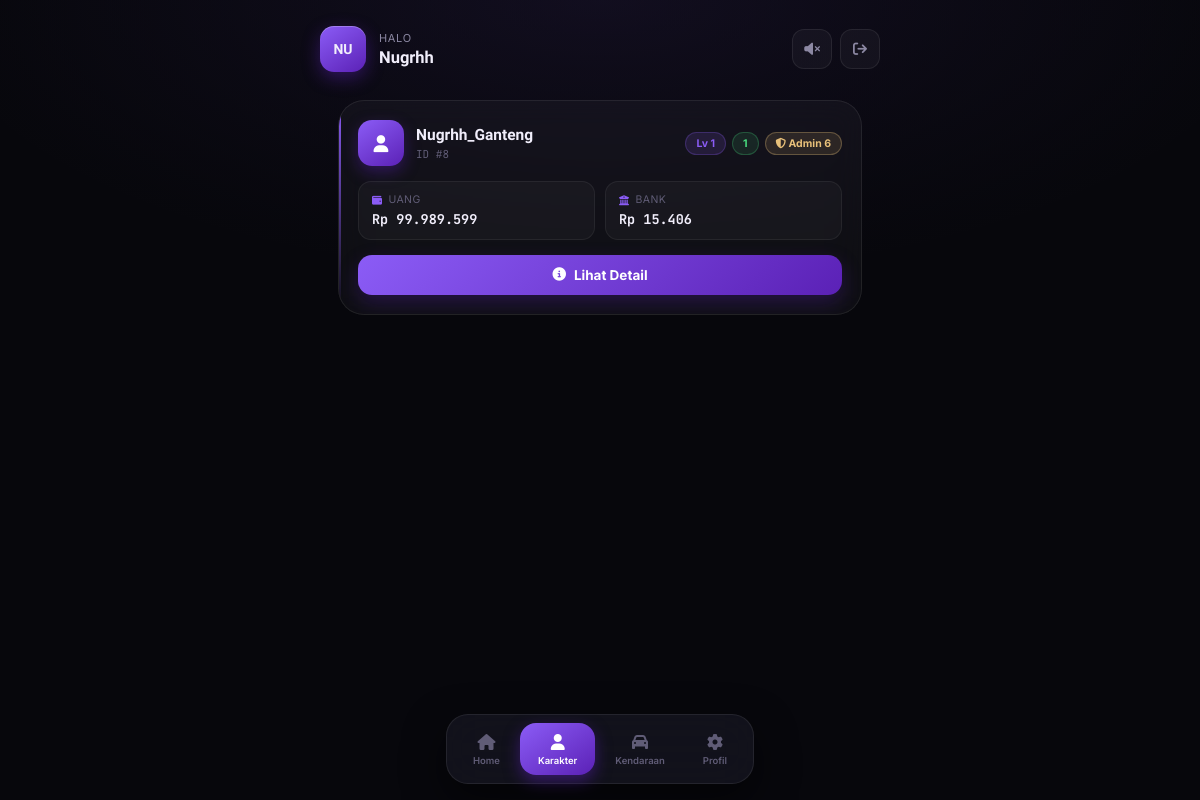
Page /characters.php?error=not_found (signed in) on the committed database.
### tables this page shows
CREATE TABLE `player_characters` (
  `pID` int(11) NOT NULL,
  `Char_RegisterDate` varchar(30) NOT NULL DEFAULT '',
  `Char_LastLogin` varchar(30) NOT NULL DEFAULT '',
  `Char_IP` varchar(24) NOT NULL DEFAULT '',
  `Char_SSN` bigint(32) UNSIGNED NOT NULL DEFAULT 0,
  `Char_Name` varchar(64) NOT NULL,
  `Char_AdminName` varchar(24) NOT NULL,
  `Char_DonatorTag` varchar(128) NOT NULL DEFAULT '',
  `Char_Admin` tinyint(3) UNSIGNED NOT NULL DEFAULT 0,
  `Char_Apprentice` tinyint(3) UNSIGNED NOT NULL DEFAULT 0,
  `Char_Steward` tinyint(3) UNSIGNED NOT NULL DEFAULT 0,
  `Char_StewTime` bigint(20) UNSIGNED NOT NULL DEFAULT 0,
  `Char_VIP` tinyint(3) UNSIGNED NOT NULL DEFAULT 0,
  `Char_VIPTime` bigint(32) UNSIGNED NOT NULL DEFAULT 0,
  `Char_Money` bigint(32) NOT NULL DEFAULT 0,
  `Char_DirtyMoney` bigint(32) UNSIGNED NOT NULL DEFAULT 0,
  `Char_BankMoney` bigint(32) NOT NULL DEFAULT 0,
  `Char_SlipSalary` bigint(32) NOT NULL DEFAULT 0,
  `Char_BankNumber` int(10) UNSIGNED NOT NULL DEFAULT 0,
  `Char_WaterInBucket` int(10) UNSIGNED NOT NULL DEFAULT 0,
  `Char_CasinoChip` bigint(32) UNSIGNED NOT NULL DEFAULT 0,
  `Char_PosX` float NOT NULL DEFAULT 0,
  `Char_PosY` float NOT NULL DEFAULT 0,
  `Char_PosZ` float NOT NULL DEFAULT 0,
  `Char_Health` float NOT NULL DEFAULT 100,
  `Char_Armor` float NOT NULL DEFAULT 0,
  `Char_WID` int(10) UNSIGNED NOT NULL DEFAULT 0,
  `Char_IntID` int(10) UNSIGNED NOT NULL DEFAULT 0,
  `Char_Birthday` varchar(50) NOT NULL DEFAULT '0',
  `Char_Origin` varchar(64) NOT NULL DEFAULT 'None',
  `Char_Gender` tinyint(3) UNSIGNED NOT NULL DEFAULT 0,
  `Char_BodyHeight` smallint(5) UNSIGNED NOT NULL DEFAULT 0,
  `Char_BodyWeight` smallint(5) UNSIGNED NOT NULL DEFAULT 0,
  `Char_Skin` mediumint(8) UNSIGNED NOT NULL DEFAULT 250,
  `Char_Level` int(10) UNSIGNED NOT NULL DEFAULT 0,
  `Char_Uniform` mediumint(8) UNSIGNED NOT NULL DEFAULT 0,
  `Char_Job` int(11) UNSIGNED NOT NULL DEFAULT 0,
  `Char_InDoor` mediumint(9) NOT NULL DEFAULT -1,
  `Char_InHouse` mediumint(9) NOT NULL DEFAULT -1,
  `Char_InBiz` mediumint(9) NOT NULL DEFAULT -1,
  `Char_InRusun` mediumint(9) NOT NULL DEFAULT -1,
  `Char_Hunger` smallint(6) NOT NULL DEFAULT 100,
  `Char_Thirst` smallint(6) NOT NULL DEFAULT 100,
  `Char_Stress` smallint(6) NOT NULL DEFAULT 0,
  `Char_Faction` tinyint(3) UNSIGNED NOT NULL DEFAULT 0,
  `Char_FactionRank` int(10) UNSIGNED NOT NULL DEFAULT 0,
  `Char_Badge` int(10) UNSIGNED NOT NULL DEFAULT 0,
  `Char_OnDuty` tinyint(3) UNSIGNED NOT NULL DEFAULT 0,
  `Char_UsingUniform` tinyint(3) UNSIGNED NOT NULL DEFAULT 0,
  `Char_UsingPoliceVest` mediumint(8) UNSIGNED NOT NULL DEFAULT 0,
  `Char_Family` tinyint(4) NOT NULL DEFAULT -1,
  `Char_FamilyRank` int(10) UNSIGNED NOT NULL DEFAULT 0,
  `Char_Jailed` int(10) UNSIGNED NOT NULL DEFAULT 0,
  `Char_JailCell` int(11) NOT NULL DEFAULT -1,
  `Char_JailAdmin` varchar(24) NOT NULL DEFAULT '',
  `Char_JailTime` int(10) UNSIGNED NOT NULL DEFAULT 0,
  `Char_JailDur` int(10) UNSIGNED NOT NULL DEFAULT 0,
  `Char_JailReason` varchar(60) NOT NULL DEFAULT '',
  `Char_JailFine` int(10) UNSIGNED NOT NULL DEFAULT 0,
  `Char_Arrest` tinyint(3) UNSIGNED NOT NULL DEFAULT 0,
  `Char_ArrestTime` int(10) UNSIGNED NOT NULL DEFAULT 0,
  `Char_ComServing` mediumint(8) UNSIGNED NOT NULL DEFAULT 0,
  `Char_Warn` tinyint(3) UNSIGNED NOT NULL DEFAULT 0,
  `Char_DinarPoints` int(10) UNSIGNED NOT NULL DEFAULT 25,
  `Char_TogPM` tinyint(3) UNSIGNED NOT NULL DEFAULT 1,
  `Char_TogGOOC` tinyint(3) UNSIGNED NOT NULL DEFAULT 1,
  `Char_TogLogin` tinyint(3) UNSIGNED NOT NULL DEFAULT 1,
  `Char_TogLevel` tinyint(3) UNSIGNED NOT NULL DEFAULT 1,
  `Char_TogAdv` tinyint(3) UNSIGNED NOT NULL DEFAULT 1,
  `Char_TogAdmCmd` tinyint(3) UNSIGNED NOT NULL DEFAULT 1,
  `Char_TogMoneyTD` tinyint(3) UNSIGNED NOT NULL DEFAULT 1,
  `Char_XmasGiftTime` bigint(20) NOT NULL DEFAULT 0,
  `Char_RenderSetting` float NOT NULL DEFAULT 1,
  `Char_Radio` tinyint(3) UNSIGNED NOT NULL DEFAULT 0,
  `Char_Earphone` tinyint(3) UNSIGNED NOT NULL DEFAULT 0,
  `Char_Boombox` tinyint(3) UNSIGNED NOT NULL DEFAULT 0,
  `Char_HuntingRifle` tinyint(3) UNSIGNED NOT NULL DEFAULT 0,
  `Char_HasGudangID` int(11) NOT NULL DEFAULT -1,
  `Char_GudangRentTime` bigint(32) UNSIGNED NOT NULL DEFAULT 0,
  `Char_Knockdown` tinyint(3) UNSIGNED NOT NULL DEFAULT 0,
  `Char_KnockdownTime` int(10) UNSIGNED NOT NULL DEFAULT 0,
  `Char_KTPTime` int(10) UNSIGNED NOT NULL DEFAULT 0,
  `Char_GVL1Lic` tinyint(3) UNSIGNED NOT NULL DEFAULT 0,
  `Char_GVL1LicTime` bigint(20) UNSIGNED NOT NULL DEFAULT 0,
  `Char_GVL2Lic` tinyint(3) UNSIGNED NOT NULL DEFAULT 0,
  `Char_GVL2LicTime` bigint(20) UNSIGNED NOT NULL DEFAULT 0,
  `Char_MBLic` tinyint(3) UNSIGNED NOT NULL DEFAULT 0,
  `Char_MBLicTime` bigint(20) UNSIGNED NOT NULL DEFAULT 0,
  `Char_BLic` tinyint(3) UNSIGNED NOT NULL DEFAULT 0,
  `Char_BLicTime` bigint(20) UNSIGNED NOT NULL DEFAULT 0,
  `Char_Air1Lic` tinyint(3) UNSIGNED NOT NULL DEFAULT 0,
  `Char_Air1LicTime` bigint(20) UNSIGNED NOT NULL DEFAULT 0,
  `Char_Air2Lic` tinyint(3) UNSIGNED NOT NULL DEFAULT 0,
  `Char_Air2LicTime` bigint(20) UNSIGNED NOT NULL DEFAULT 0,
  `Char_FirearmLic` tinyint(3) UNSIGNED NOT NULL DEFAULT 0,
  `Char_FirearmLicTime` bigint(20) UNSIGNED NOT NULL DEFAULT 0,
  `Char_HuntingLic` tinyint(3) UNSIGNED NOT NULL DEFAULT 0,
  `Char_HuntingLicTime` bigint(20) UNSIGNED NOT NULL DEFAULT 0,
  `Char_SPClaimed` tinyint(3) UNSIGNED NOT NULL DEFAULT 0,
  `Char_MowingDelay` bigint(20) UNSIGNED NOT NULL DEFAULT 0,
  `Char_SweeperDelay` bigint(20) UNSIGNED NOT NULL DEFAULT 0,
  `Char_ForkliftDelay` bigint(20) UNSIGNED NOT NULL DEFAULT 0,
  `Char_TrashCollectorDelay` bigint(20) UNSIGNED NOT NULL DEFAULT 0,
  `Char_PizzaDelay` bigint(20) UNSIGNED NOT NULL DEFAULT 0,
  `Char_TaxMinute` int(10) UNSIGNED NOT NULL DEFAULT 0,
  `Char_HouseSharedID` int(11) NOT NULL DEFAULT -1,
  `Char_TutorialPassed` tinyint(3) UNSIGNED NOT NULL DEFAULT 0,
  `Char_Hours` int(11) UNSIGNED NOT NULL DEFAULT 0,
  `Char_Minutes` int(11) UNSIGNED NOT NULL DEFAULT 0,
  `Char_Seconds` int(11) UNSIGNED NOT NULL DEFAULT 0,
  `Char_KTP` int(11) UNSIGNED NOT NULL DEFAULT 0,
  `Char_DCTime` bigint(32) UNSIGNED NOT NULL DEFAULT 0,
  `Char_FightStyle` int(32) UNSIGNED NOT NULL DEFAULT 0,
  `Char_UCP` varchar(22) NOT NULL
);

### characters.php (the view, shortened to what this page needs)
<?php
require_once __DIR__ . '/app/Config/config.php';
$ucp_name = $_SESSION['ucp_name'] ?? 'Guest';
$stmt = $pdo->prepare("SELECT * FROM player_characters WHERE Char_UCP = ? ORDER BY pID DESC");
$stmt->execute([$ucp_name]);
$chars = $stmt->fetchAll(PDO::FETCH_ASSOC);
$initials = strtoupper(substr($ucp_name, 0, 2));
?>
<!DOCTYPE html>
<html lang="id">
<head>
    <link rel="stylesheet" href="https://cdnjs.cloudflare.com/ajax/libs/font-awesome/6.5.1/css/all.min.css">
    <link rel="stylesheet" href="assets/css/characters.css">
</head>
<body>
    <div class="bg-video-wrap">
        <video id="bgVideo" autoplay muted loop playsinline preload="metadata">
            <source src="assets/video/bg.mp4" type="video/mp4">
        </video>
        <div class="bg-video-overlay"></div>
    </div>
    <div class="topbar">
        <div class="container" style="padding:0;">
            <div class="topbar-row">
                <div class="greet">
                    <div class="avatar"><?= htmlspecialchars($initials) ?></div>
                    <div class="greet-text">
                        <p class="hi"><span class="status-dot"></span>Halo</p>
                        <p class="name"><?= htmlspecialchars($ucp_name) ?></p>
                    </div>
                </div>
                <div class="topbar-actions">
                    <button type="button" class="icon-btn sound" id="soundToggle" title="Aktifkan suara">
                        <i class="fa-solid fa-volume-xmark" id="soundIcon"></i>
                    </button>
                    <a class="icon-btn" href="logout.php" title="Logout">
                        <i class="fa-solid fa-arrow-right-from-bracket"></i>
                    </a>
                </div>
            </div>
        </div>
    </div>
    <div class="container">
        <div class="char-list">
            <?php if (count($chars) > 0): ?>
                <?php foreach ($chars as $c): ?>
                <div class="char-card">
                    <div class="char-head">
                        <div class="char-avatar">
                            <i class="fa-solid fa-user"></i>
                        </div>
                        <div>
                            <p class="char-name"><?= htmlspecialchars($c['Char_Name']) ?></p>
                            <p class="char-id">ID #<?= htmlspecialchars($c['pID']) ?></p>
                        </div>
                        <div class="char-badges">
                            <span class="badge">Lv <?= htmlspecialchars($c['Char_Level']) ?></span>
                            <?php if (!empty($c['Char_Faction'])): ?>
                                <span class="badge faction"><?= htmlspecialchars($c['Char_Faction']) ?></span>
                            <?php endif; ?>
                            <?php if (!empty($c['Char_Admin']) && $c['Char_Admin'] > 0): ?>
                                <span class="badge admin">
                                    <i class="fa-solid fa-shield-halved"></i> Admin <?= htmlspecialchars($c['Char_Admin']) ?>
                                </span>
                            <?php endif; ?>
                        </div>
                    </div>
                    <div class="char-stats">
                        <div class="mini-stat">
                            <p class="label"><i class="fa-solid fa-wallet"></i> Uang</p>
                            <p class="val">Rp <?= number_format($c['Char_Money'], 0, ',', '.') ?></p>
                        </div>
                        <div class="mini-stat">
                            <p class="label"><i class="fa-solid fa-building-columns"></i> Bank</p>
                            <p class="val">Rp <?= number_format($c['Char_BankMoney'], 0, ',', '.') ?></p>
                        </div>
                    </div>
                    <a href="character.php?id=<?= $c['pID'] ?>" class="char-detail-btn">
                        <i class="fa-solid fa-circle-info"></i> Lihat Detail
                    </a>
                </div>
                <?php endforeach; ?>
            <?php endif; ?>
        </div>
    </div>
    <div class="bottom-nav">
        <nav class="nav-inner">
            <a class="nav-item" href="index.php">
                <span class="ic"><i class="fa-solid fa-house"></i></span>
                Home
            </a>
            <a class="nav-item active" href="characters.php">
                <span class="ic"><i class="fa-solid fa-user"></i></span>
                Karakter
            </a>
            <a class="nav-item" href="vehicles.php">
                <span class="ic"><i class="fa-solid fa-car"></i></span>
                Kendaraan
            </a>
            <a class="nav-item" href="profile.php">
                <span class="ic"><i class="fa-solid fa-gear"></i></span>
                Profil
            </a>
        </nav>
    </div>
</body>
</html>

### rows in the picture
player_characters: Char_Name "Nugrhh_Ganteng", pID "8", Char_Level "1", Char_Faction "1", Char_Admin "6", Char_Money "99.989.599", Char_BankMoney "15.406"

### other values in the picture
$initials "NU"
$ucp_name "Nugrhh"
